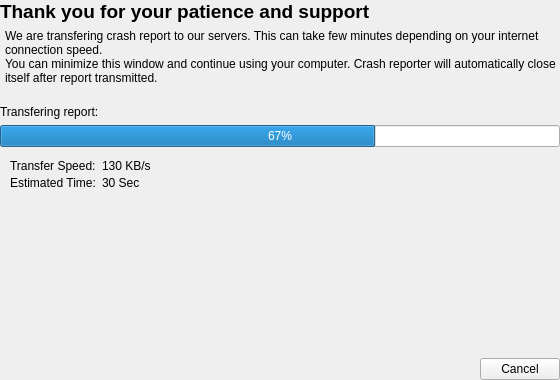
<?xml version="1.0" encoding="UTF-8"?>
<ui version="4.0">
 <class>ZECRPageTransfering</class>
 <widget class="QWidget" name="ZECRPageTransfering">
  <property name="geometry">
   <rect>
    <x>0</x>
    <y>0</y>
    <width>560</width>
    <height>380</height>
   </rect>
  </property>
  <property name="windowTitle">
   <string>Form</string>
  </property>
  <layout class="QVBoxLayout" name="verticalLayout">
   <property name="leftMargin">
    <number>0</number>
   </property>
   <property name="topMargin">
    <number>0</number>
   </property>
   <property name="rightMargin">
    <number>0</number>
   </property>
   <property name="bottomMargin">
    <number>0</number>
   </property>
   <item>
    <widget class="QLabel" name="lblProgress_2">
     <property name="font">
      <font>
       <weight>75</weight>
       <bold>true</bold>
      </font>
     </property>
     <property name="text">
      <string>&lt;html&gt;&lt;head/&gt;&lt;body&gt;&lt;p&gt;&lt;span style=&quot; font-size:14pt;&quot;&gt;Thank you for your patience and support&lt;/span&gt;&lt;/p&gt;&lt;/body&gt;&lt;/html&gt;</string>
     </property>
     <property name="wordWrap">
      <bool>true</bool>
     </property>
    </widget>
   </item>
   <item>
    <widget class="QLabel" name="lblProgress_3">
     <property name="font">
      <font>
       <weight>75</weight>
       <bold>true</bold>
      </font>
     </property>
     <property name="text">
      <string>&lt;html&gt;&lt;head/&gt;&lt;body&gt;&lt;p&gt;&lt;span style=&quot; font-weight:400;&quot;&gt;We are transfering crash report to our servers. This can take few minutes depending on your internet connection speed.&lt;br/&gt;You can minimize this window and continue using your computer. Crash reporter will automatically close itself after report transmitted.&lt;br/&gt;&lt;/span&gt;&lt;/p&gt;&lt;/body&gt;&lt;/html&gt;</string>
     </property>
     <property name="wordWrap">
      <bool>true</bool>
     </property>
     <property name="indent">
      <number>5</number>
     </property>
    </widget>
   </item>
   <item>
    <widget class="QLabel" name="lblOperation">
     <property name="text">
      <string>Transfering report:</string>
     </property>
    </widget>
   </item>
   <item>
    <widget class="QProgressBar" name="pbProgress">
     <property name="value">
      <number>67</number>
     </property>
     <property name="alignment">
      <set>Qt::AlignCenter</set>
     </property>
     <property name="textVisible">
      <bool>true</bool>
     </property>
     <property name="orientation">
      <enum>Qt::Horizontal</enum>
     </property>
     <property name="invertedAppearance">
      <bool>false</bool>
     </property>
     <property name="textDirection">
      <enum>QProgressBar::TopToBottom</enum>
     </property>
     <property name="format">
      <string extracomment="0">%p%</string>
     </property>
    </widget>
   </item>
   <item>
    <layout class="QHBoxLayout" name="horizontalLayout_8">
     <item>
      <layout class="QGridLayout" name="gridLayout_2">
       <property name="leftMargin">
        <number>10</number>
       </property>
       <property name="topMargin">
        <number>6</number>
       </property>
       <property name="bottomMargin">
        <number>6</number>
       </property>
       <property name="verticalSpacing">
        <number>3</number>
       </property>
       <item row="1" column="0">
        <widget class="QLabel" name="label_5">
         <property name="text">
          <string>Estimated Time:</string>
         </property>
        </widget>
       </item>
       <item row="0" column="1">
        <widget class="QLabel" name="lblTransferSpeed">
         <property name="text">
          <string>130 KB/s</string>
         </property>
        </widget>
       </item>
       <item row="1" column="1">
        <widget class="QLabel" name="lblEstimatedTime">
         <property name="text">
          <string>30 Sec</string>
         </property>
        </widget>
       </item>
       <item row="0" column="0">
        <widget class="QLabel" name="label_3">
         <property name="text">
          <string>Transfer Speed:</string>
         </property>
        </widget>
       </item>
      </layout>
     </item>
     <item>
      <spacer name="horizontalSpacer_6">
       <property name="orientation">
        <enum>Qt::Horizontal</enum>
       </property>
       <property name="sizeHint" stdset="0">
        <size>
         <width>40</width>
         <height>20</height>
        </size>
       </property>
      </spacer>
     </item>
    </layout>
   </item>
   <item>
    <spacer name="verticalSpacer">
     <property name="orientation">
      <enum>Qt::Vertical</enum>
     </property>
     <property name="sizeHint" stdset="0">
      <size>
       <width>20</width>
       <height>176</height>
      </size>
     </property>
    </spacer>
   </item>
   <item>
    <layout class="QHBoxLayout" name="horizontalLayout">
     <item>
      <spacer name="horizontalSpacer">
       <property name="orientation">
        <enum>Qt::Horizontal</enum>
       </property>
       <property name="sizeHint" stdset="0">
        <size>
         <width>40</width>
         <height>20</height>
        </size>
       </property>
      </spacer>
     </item>
     <item>
      <widget class="QPushButton" name="btnCancel">
       <property name="text">
        <string>Cancel</string>
       </property>
      </widget>
     </item>
    </layout>
   </item>
  </layout>
 </widget>
 <resources/>
 <connections/>
</ui>
